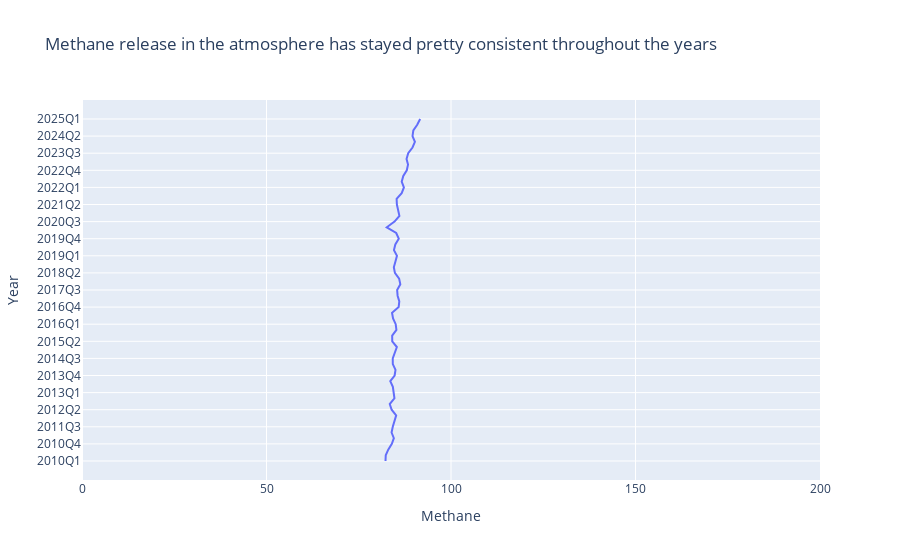

Notebook source saved alongside this figure:
### Code cell
fig = px.line(gas_overtime, x='Methane', y='index', range_x=[0,200], labels={'index':'Year'},
              title='Methane release in the atmosphere has stayed pretty consistent throughout the years')
fig.show()

### Figure 1 — Plotly figure (JSON) as saved in the notebook; plotly's stock layout.template omitted (floating-point values rounded to 4 significant figures)
{"data": [{"hovertemplate": "Methane=%{x}<br>Year=%{y}<extra></extra>", "legendgroup": "", "line": {"color": "#636efa", "dash": "solid"}, "marker": {"symbol": "circle"}, "mode": "lines", "name": "", "orientation": "h", "showlegend": false, "type": "scatter", "x": [82.25, 82.31, 82.99, 83.97, 84.51, 83.9, 84.22, 84.77, 85.14, 83.91, 83.4, 84.68, 84.51, 84.24, 83.54, 84.72, 84.96, 84.23, 84.21, 84.85, 85.33, 84.08, 84.06, 85.21, 85.01, 84.29, 84.02, 85.82, 85.99, 85.53, 85.4, 86.27, 85.94, 84.8, 84.51, 84.94, 85.35, 84.54, 84.91, 85.84, 85.15, 82.59, 84.7, 86.02, 85.73, 85.34, 85.26, 86.64, 87.24, 86.64, 87.07, 88.02, 88.35, 87.95, 88.4, 89.57, 90.22, 89.57, 89.79, 90.85, 91.64], "xaxis": "x", "y": ["2010Q1", "2010Q2", "2010Q3", "2010Q4", "2011Q1", "2011Q2", "2011Q3", "2011Q4", "2012Q1", "2012Q2", "2012Q3", "2012Q4", "2013Q1", "2013Q2", "2013Q3", "2013Q4", "2014Q1", "2014Q2", "2014Q3", "2014Q4", "2015Q1", "2015Q2", "2015Q3", "2015Q4", "2016Q1", "2016Q2", "2016Q3", "2016Q4", "2017Q1", "2017Q2", "2017Q3", "2017Q4", "2018Q1", "2018Q2", "2018Q3", "2018Q4", "2019Q1", "2019Q2", "2019Q3", "2019Q4", "2020Q1", "2020Q2", "2020Q3", "2020Q4", "2021Q1", "2021Q2", "2021Q3", "2021Q4", "2022Q1", "2022Q2", "2022Q3", "2022Q4", "2023Q1", "2023Q2", "2023Q3", "2023Q4", "2024Q1", "2024Q2", "2024Q3", "2024Q4", "2025Q1"], "yaxis": "y"}], "layout": {"legend": {"tracegroupgap": 0}, "title": {"text": "Methane release in the atmosphere has stayed pretty consistent throughout the years"}, "xaxis": {"anchor": "y", "domain": [0, 1], "range": [0, 200], "title": {"text": "Methane"}}, "yaxis": {"anchor": "x", "domain": [0, 1], "title": {"text": "Year"}}}}
